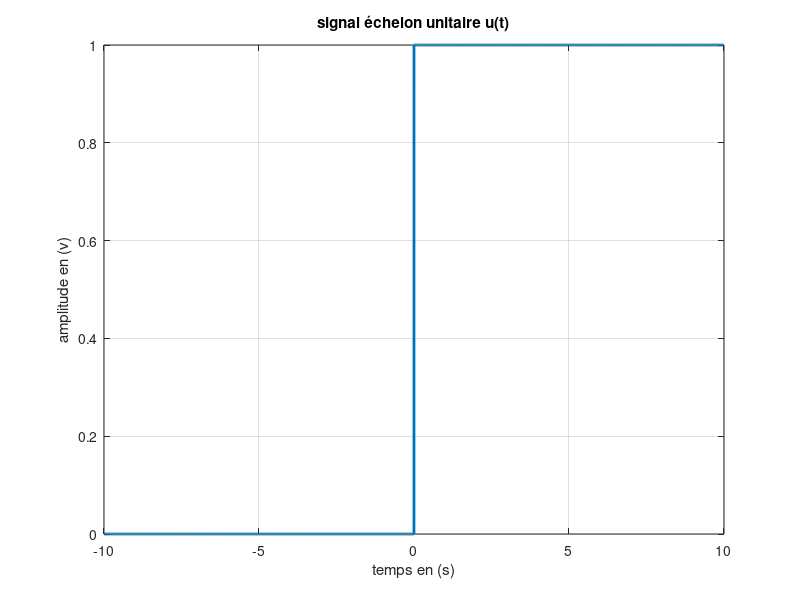

This figure's MATLAB source:
% Script : echelon.m
% But : tracer le signal échelon unitaire u(t)

t = -10:1/1000:10;        % Temps de -10 à 10 avec un pas de 0.001
u = zeros(size(t));       % Initialisation de u(t) à zéro
u(find(t >= 0)) = 1;      % u(t) = 1 pour t >= 0

figure(3);                % Figure numéro 3
plot(t, u, 'LineWidth', 2); % Tracé avec une ligne épaisse
grid on;                  % Grille
xlabel('temps en (s)');
ylabel('amplitude en (v)');
title('signal échelon unitaire u(t)');
